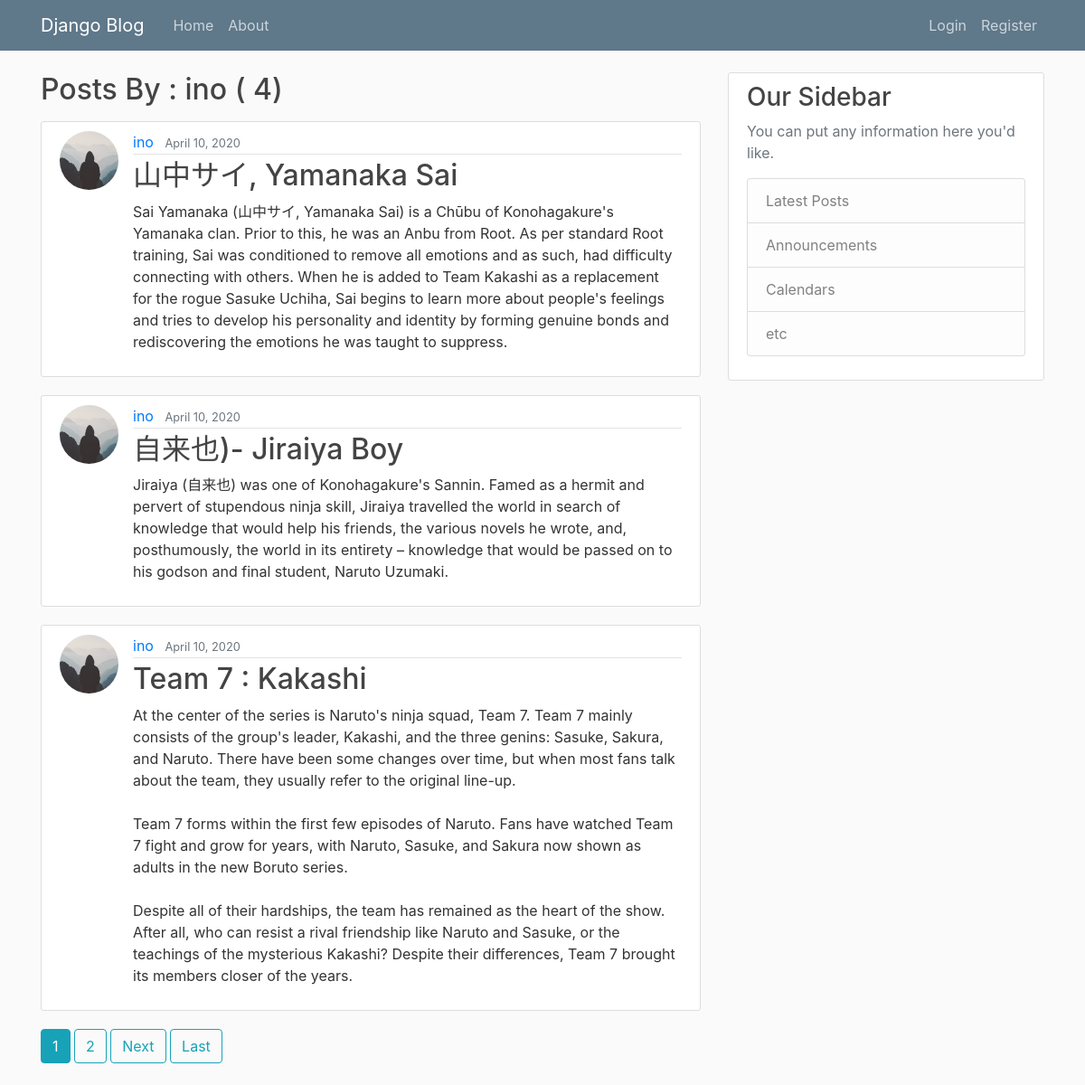
The app's page /user/ino with its own data.
### blog/models.py (models this page shows, shortened)
class Postdt(models.Model):
    title = models .CharField(max_length = 100)
    content = models.TextField()
    date = models.DateTimeField(default = timezone.now)
    author = models.ForeignKey(User , on_delete = models.CASCADE)

### users/models.py (models this page shows, shortened)
class Profile(models.Model):
    user = models.OneToOneField(User, on_delete=models.CASCADE)
    image = models.ImageField(default='default.jpg', upload_to='profile_pics')

### blog/views.py (the view)
# urls.py: path('user/<username>', UserPostListView.as_view(), name ='user-posts'),
class UserPostListView(ListView):
    model = Postdt
    template_name= 'blog/user_posts.html'   # <app>/<model>_<viewtype>.html
    context_object_name = 'posts'
    ordering = ['-date']
    paginate_by = 3
    def get_queryset(self):
        user = get_object_or_404(User, username=self.kwargs.get('username'))
        return Postdt.objects.filter(author=user).order_by('-date')

### blog/templates/blog/user_posts.html (shortened to what this page needs)
{% extends "blog/base.html" %}
{% block content %}
    <h2 class="mb-3"> Posts By : {{ view.kwargs.username }} ( {{ page_obj.paginator.count }})</h2>
    {% for post in posts %}
        <article class="media content-section">
          <img class="rounded-circle article-img" src="{{ post.author.profile.image.url }}">
          <div class="media-body">
            <div class="article-metadata">
              <a class="mr-2" href="{% url 'user-posts' post.author.username %}">{{ post.author }}</a>
              <small class="text-muted">{{ post.date |date:"F d, Y" }}</small>
            </div>
            <h2><a class="article-title" href="{% url 'post-detail' post.id %}">{{ post.title }}</a></h2>
            <p class="article-content">{{ post.content }}</p>
          </div>
        </article>
    {% endfor %}
    {% if is_paginated %}
        {% for num in page_obj.paginator.page_range %}
          {% if page_obj.number == num %}
          <a class="btn btn-info mb-4" href="?page={{ num }}">{{ num }}</a>
          {% elif num > page_obj.number|add:'-3' and num < page_obj.number|add:'3' %}
          <a class="btn btn-outline-info mb-4" href="?page={{ num }}">{{ num }}</a>
          {% endif%}
        {% endfor %}
        {% if page_obj.has_next %}
        <a class="btn btn-outline-info mb-4" href="?page={{ page_obj.next_page_number }}">Next</a>
       <a class="btn btn-outline-info mb-4" href="?page={{ page_obj.paginator.num_pages }}">Last</a>
        {% endif %}
    {% endif %}
{% endblock content %}

### blog/templates/blog/base.html (shortened to what this page needs)
{% load static %}
<!DOCTYPE html>
<html>
<head>
    <link rel="stylesheet" href="https://maxcdn.bootstrapcdn.com/bootstrap/4.0.0/css/bootstrap.min.css">
    <link rel="stylesheet" type="text/css" href="{% static 'blog/main.css' %}">
</head>
<body>
    <header class="site-header">
      <nav class="navbar navbar-expand-md navbar-dark bg-steel fixed-top">
        <div class="container">
          <a class="navbar-brand mr-4" href="{% url 'blog-home' %}">Django Blog</a>
          <div class="collapse navbar-collapse" id="navbarToggle">
            <div class="navbar-nav mr-auto">
              <a class="nav-item nav-link" href="{% url 'blog-home' %}">Home</a>
              <a class="nav-item nav-link" href="{% url 'blog-about' %}">About</a>
            </div>
            <div class="navbar-nav">
              {% if user.is_authenticated %}
              <a class="nav-item nav-link" href="{% url 'post-create' %}">New Post</a>
                <a class="nav-item nav-link" href="{% url 'profile' %}">Profile</a>
                <a class="nav-item nav-link" href="{% url 'logout' %}">Logout</a>
              {% else %}
                <a class="nav-item nav-link" href="{% url 'login' %}">Login</a>
                <a class="nav-item nav-link" href="{% url 'register' %}">Register</a>
              {% endif %}
            </div>
          </div>
        </div>
      </nav>
    </header>
    <main role="main" class="container">
      <div class="row">
        <div class="col-md-8">
          {% block content %}{% endblock %}
        </div>
        <div class="col-md-4">
          <div class="content-section">
            <h3>Our Sidebar</h3>
            <p class='text-muted'>You can put any information here you'd like.
              <ul class="list-group">
                <li class="list-group-item list-group-item-light">Latest Posts</li>
                <li class="list-group-item list-group-item-light">Announcements</li>
                <li class="list-group-item list-group-item-light">Calendars</li>
                <li class="list-group-item list-group-item-light">etc</li>
              </ul>
            </p>
          </div>
        </div>
      </div>
    </main>
</body>
</html>

### blog/static/blog/main.css (style rules this page uses)
body { background: #fafafa; color: #333333; margin-top: 5rem; }
h1, h2, h3, h4, h5, h6 { color: #444444; }
ul { margin: 0; }
.bg-steel { background-color: #5f788a; }
.site-header .navbar-nav .nav-link { color: #cbd5db; }
.content-section { background: #ffffff; padding: 10px 20px; border: 1px solid #dddddd; border-radius: 3px; margin-bottom: 20px; }
.article-title { color: #444444; }
.article-content { white-space: pre-line; }
.article-img { height: 65px; width: 65px; margin-right: 16px; }
.article-metadata { padding-bottom: 1px; margin-bottom: 4px; border-bottom: 1px solid #e3e3e3 }

### records on screen
Postdt: author.profile.image (placeholder picture), author "ino", date "April 10, 2020", title "山中サイ, Yamanaka Sai", content "Sai Yamanaka (山中サイ, Yamanaka Sai) is a Chūbu of Konohagakure's Yamanaka clan. Prior to this, he was an Anbu from Root. As per standard Root training, Sai was conditioned to remove all emotions and as such, had difficulty connecting with others. When he is added to Team Kakashi as a replacement for the rogue Sasuke Uchiha, Sai begins to learn more about people's feelings and tries to develop his personality and identity by forming genuine bonds and rediscovering the emotions he was taught to suppress."
Postdt: author.profile.image (placeholder picture), author "ino", date "April 10, 2020", title "自来也)- Jiraiya Boy", content "Jiraiya (自来也) was one of Konohagakure's Sannin. Famed as a hermit and pervert of stupendous ninja skill, Jiraiya travelled the world in search of knowledge that would help his friends, the various novels he wrote, and, posthumously, the world in its entirety – knowledge that would be passed on to his godson and final student, Naruto Uzumaki."
Postdt: author.profile.image (placeholder picture), author "ino", date "April 10, 2020", title "Team 7 : Kakashi", content "At the center of the series is Naruto's ninja squad, Team 7. Team 7 mainly consists of the group's leader, Kakashi, and the three genins: Sasuke, Sakura, and Naruto. There have been some changes over time, but when most fans talk about the team, they usually refer to the original line-up. Team 7 forms within the first few episodes of Naruto. Fans have watched Team 7 fight and grow for years, with Naruto, Sasuke, and Sakura now shown as adults in the new Boruto series. Despite all of their hardships, the team has remained as the heart of the show. After all, who can resist a rival friendship like Naruto and Sasuke, or the teachings of the mysterious Kakashi? Despite their differences, Team 7…"

### other values on screen
{{ view.kwargs.username }} "ino"
{{ page_obj.paginator.count }} "4"
{{ num }} "1"
{{ num }} "2"
